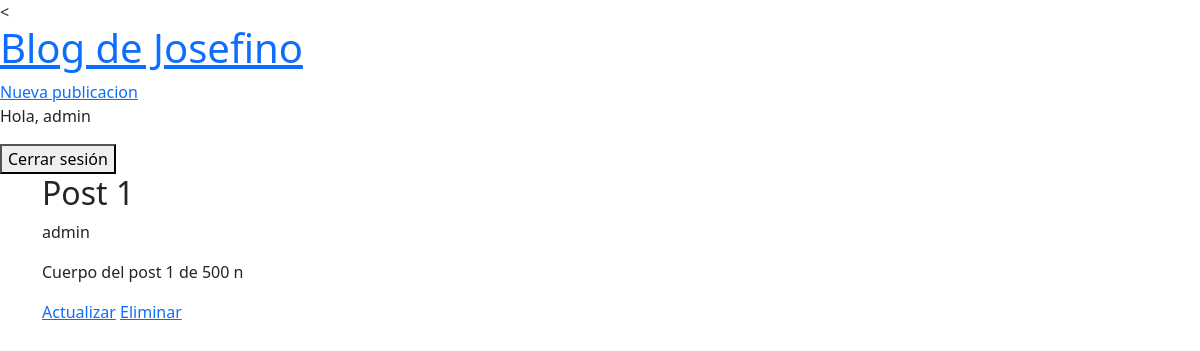
The page /publication/1/ (signed in) on the database its author committed.
### blog/models.py (models this page shows, shortened)
class Publication(models.Model):
    title = models.CharField(max_length=100)
    body = models.TextField()
    author = models.ForeignKey(
        'auth.User',
        on_delete=models.CASCADE,
    )
    date = models.DateTimeField(auto_now_add=True)
    updated = models.DateTimeField(auto_now=True)

### blog/views.py (the view)
# urls.py: path('publication/<int:pk>/', PublicationDetailView.as_view(), name='publication-detail'),
class PublicationDetailView(LoginRequiredMixin,DetailView):
    model = Publication
    template_name = 'publication-detail.html'

### templates/publication-detail.html
{% extends "_base.html" %}
{% block content %}
    <h2>{{ publication.title }}</h2>
    <p>{{ publication.author }}</p>
    <p>{{ publication.body }}</p>
    {% if publication.author.pk == request.user.pk %}
        <a href="{% url 'publication-update' publication.pk %}">Actualizar</a>
        <a href="{% url 'publication-delete' publication.pk %}">Eliminar</a>
        {% endif %}
{% endblock content %}

### templates/_base.html (shortened to what this page needs)
<!DOCTYPE html>
<html lang="en">
<head>
    <<link href="https://cdn.jsdelivr.net/npm/bootstrap@5.3.3/dist/css/bootstrap.min.css" rel="stylesheet">
</head>
<body>
    <header>
        <h1><a href="{% url 'publications-list' %}">Blog de Josefino</a></h1>
        <div>
            <a href="{% url 'publication-create' %}">Nueva publicacion</a>
        </div>
    </header>
    {% if user.is_authenticated %}
        <p>Hola, {{ user.username }}</p>
        <form action="{% url 'logout' %}" method="post">
            <button type="submit">Cerrar sesión</button>
        </form>
    {% else %}
        <a href="{% url 'login' %}" class="btn btn-success">Iniciar sesión</a>
        <a href="{% url 'signup' %}"class="btn btn-success">Registrarse</a>
    {% endif %}
    <main class="container">
        {% block content %}
        {% endblock content %}
    </main>
</body>
</html>

### rows shown on the page
Publication: title "Post 1", author "admin", body "Cuerpo del post 1 de 500 n"

### other values the page prints
{{ user.username }} "admin"
